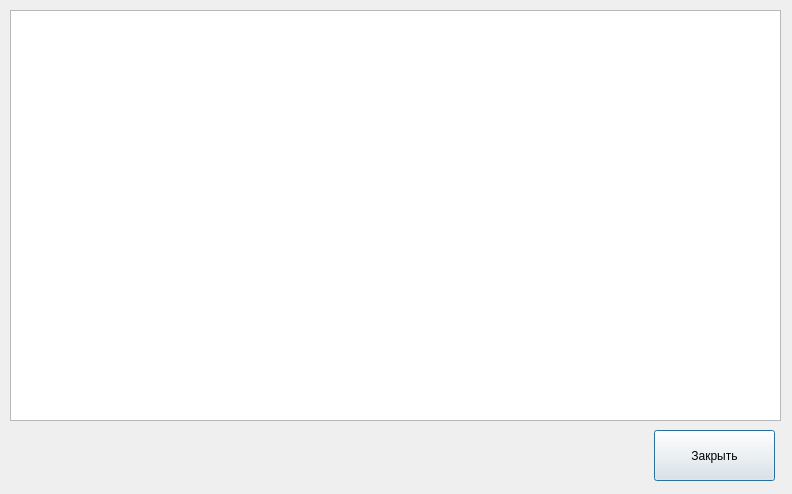
<?xml version="1.0" encoding="UTF-8"?>
<ui version="4.0">
 <class>HelpWindow</class>
 <widget class="QDialog" name="HelpWindow">
  <property name="geometry">
   <rect>
    <x>0</x>
    <y>0</y>
    <width>792</width>
    <height>494</height>
   </rect>
  </property>
  <property name="windowTitle">
   <string>Dialog</string>
  </property>
  <widget class="QTextBrowser" name="textBrowser">
   <property name="geometry">
    <rect>
     <x>10</x>
     <y>10</y>
     <width>771</width>
     <height>411</height>
    </rect>
   </property>
  </widget>
  <widget class="QPushButton" name="pushButton">
   <property name="geometry">
    <rect>
     <x>654</x>
     <y>430</y>
     <width>121</width>
     <height>51</height>
    </rect>
   </property>
   <property name="text">
    <string>Закрыть</string>
   </property>
  </widget>
 </widget>
 <resources/>
 <connections/>
</ui>
